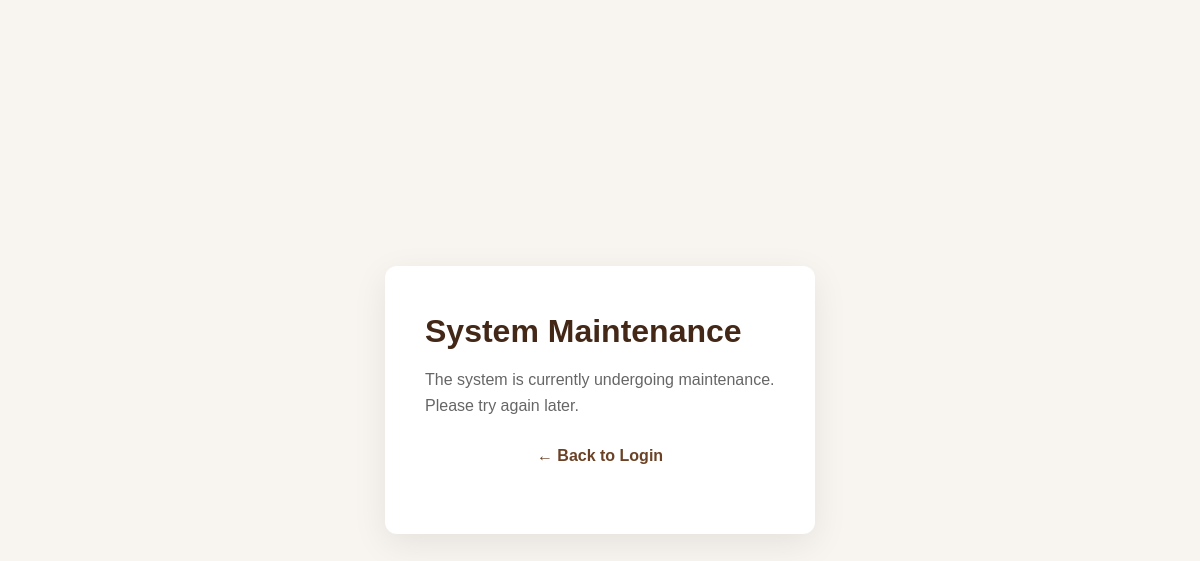
The app's page /public/maintenance.php, older data.
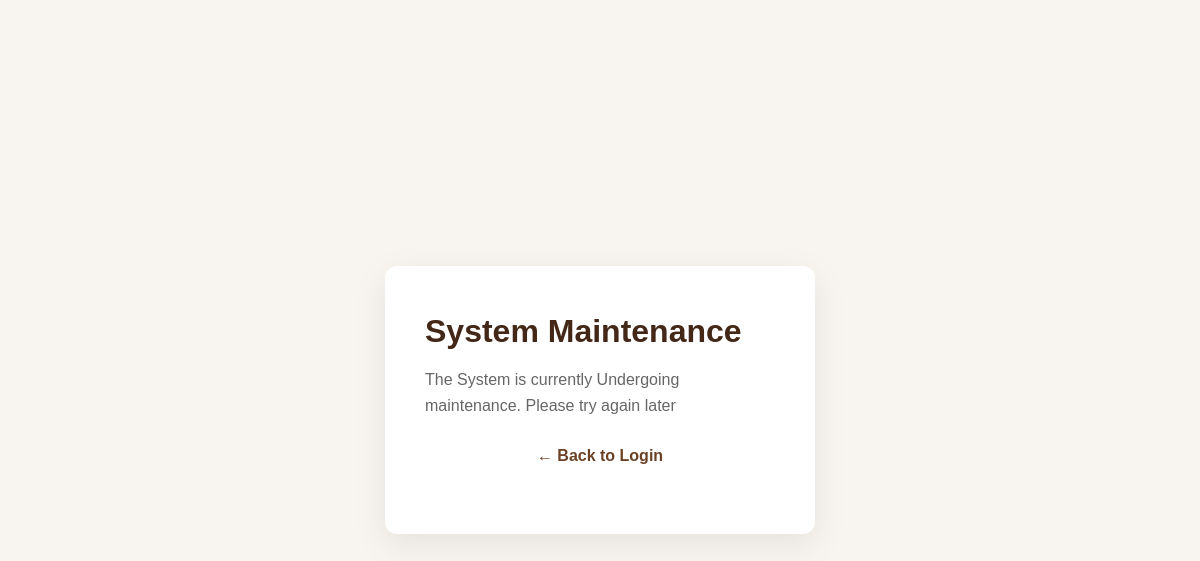
The same page, newer data.
### tables this page shows
CREATE TABLE `system_settings` (
  `setting_id` int(11) NOT NULL,
  `setting_key` varchar(100) NOT NULL,
  `setting_value` text DEFAULT NULL,
  `updated_by` int(10) UNSIGNED DEFAULT NULL,
  `updated_at` timestamp NOT NULL DEFAULT current_timestamp() ON UPDATE current_timestamp()
);

### includes/functions.php (called while the page is built, shortened)
<?php
function e($value)
{
    return htmlspecialchars(
        (string) $value,
        ENT_QUOTES,
        "UTF-8"
    );
}

### public/maintenance.php (the view, shortened to what this page needs)
<?php
require_once "../config/database.php";
require_once "../includes/functions.php";
$maintenanceMessage =
    "The system is currently undergoing maintenance. Please try again later.";
$settingsStmt = $conn->prepare("
    SELECT setting_value
    FROM system_settings
    WHERE setting_key = 'maintenance_message'
    LIMIT 1
");
if ($settingsStmt) {
    $settingsStmt->execute();
    $settingsResult = $settingsStmt->get_result();
    if ($setting = $settingsResult->fetch_assoc()) {
        if (trim($setting["setting_value"]) !== "") {
            $maintenanceMessage =
                $setting["setting_value"];
        }
    }
}
?>
<!DOCTYPE html>
<html lang="en">
<head>
    <link
        rel="stylesheet"
        href="../assets/css/style.css"
    >
</head>
<body>
<div class="login-container">
    <div class="login-card">
        <h1>
            System Maintenance
        </h1>
        <p>
            <?= nl2br(e($maintenanceMessage)) ?>
        </p>
        <p class="login-back">
            <a href="../auth/login.php">
                ← Back to Login
            </a>
        </p>
    </div>
</div>
</body>
</html>

### assets/css/style.css (style rules this page uses)
:root { --primary-brown: #6b4226; --dark-brown: #432817; --light-brown: #a67c52; --cream: #f8f5f1; --white: #ffffff; --text-dark: #292929; --text-light: #666666; --border: #e5e0da; }
* { margin: 0; padding: 0; box-sizing: border-box; }
body { font-family: Arial, sans-serif; background: var(--cream); color: var(--text-dark); line-height: 1.6; }
a { text-decoration: none; color: inherit; }
.login-container { min-height: 100vh; display: flex; align-items: center; justify-content: center; padding: 20px; background: var(--cream); }
.login-card { width: 100%; max-width: 430px; background: var(--white); padding: 40px; border-radius: 12px; box-shadow: 0 10px 35px rgba(0, 0, 0, 0.08); }
.login-card h1 { color: var(--dark-brown); margin-bottom: 10px; }
.login-card>p { color: var(--text-light); margin-bottom: 25px; }
.login-back { margin-top: 20px; text-align: center; }
.login-back a { color: var(--primary-brown); font-weight: 600; }

Row changes from the older to the newer data that the page shows:
added system_settings: setting_value "The System is currently Undergoing maintenance. Please try again later"
Text that changed along with them:
$maintenanceMessage: "The system is currently undergoing maintenance. Please try again later." → (not shown)
